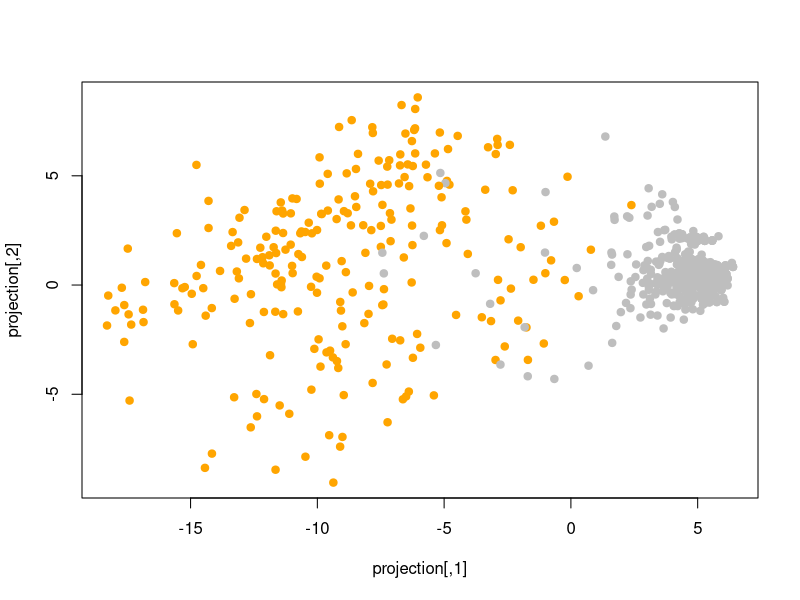

R code for this plot:
## ---- chunk 1
library('mlbench')
data(BreastCancer)

# eliminer les lignes avec des données manquantes
boo.na <- ! apply(BreastCancer, 1, anyNA)

# créer une matrice de données
x <- data.matrix(BreastCancer[boo.na,-c(1,11)])
type <- BreastCancer[boo.na,11]
dim(x)
## ---- chunk 2
Sigma <- cov(x)
## ---- chunk 3
lambda <- eigen(Sigma)$values
lambda
cumsum(lambda) # somme cumulée des valeurs propres
## ---- chunk 4
U <- eigen(Sigma)$vectors

m <- apply(x, 2, mean)

projection <- (x - m) %*% U

col <- c("grey","orange")

plot(projection, 
     pch = 19, 
     col = col[1 + (type == "malignant")])

 mean((projection[,1]<0) == (type == "malignant"))
## ---- chunk 5
x.681 <- x[681,]

m <- apply(log(x), 2, mean)

u.type <- unique(type)

x.681
pred <- u.type[ 1 + ((log(x.681) - m) %*% U[,1] < 0) ]

#La prédiction est 
pred
